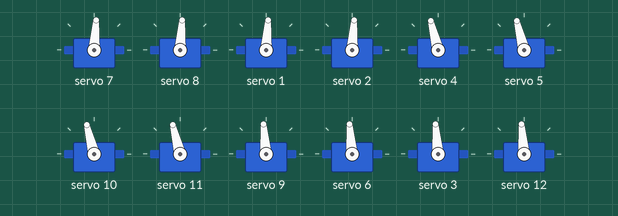
This sketch was run on a simulated Arduino Uno, built with avr-gcc and run on an emulated ATmega328P. Shown: 12 × servo. What the sketch prints to the serial monitor is not drawn.

Above: at 2.19 s.
At 4.82 s:
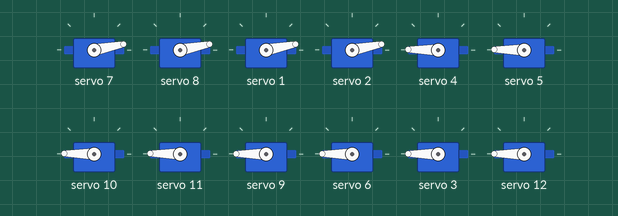
At 7.71 s:
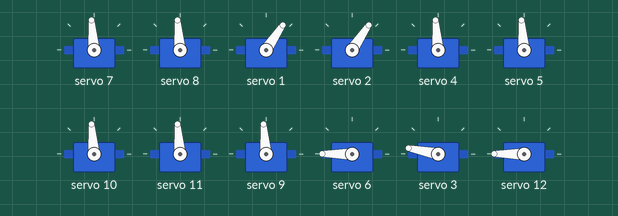
At 11.66 s:
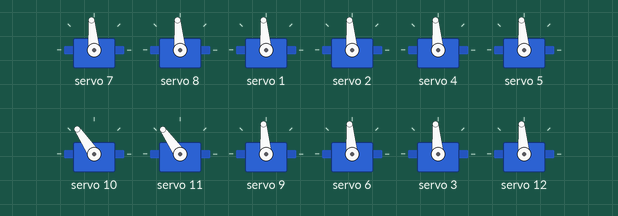
At 20.88 s:
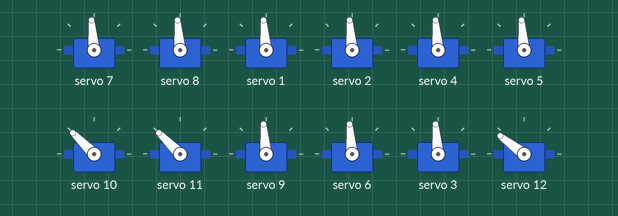
At 39.63 s:
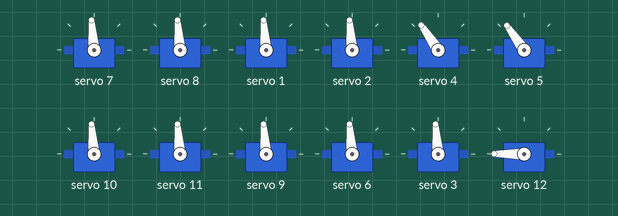
Timing chart, 0 to 40.0 s (numbered marks = the images above):
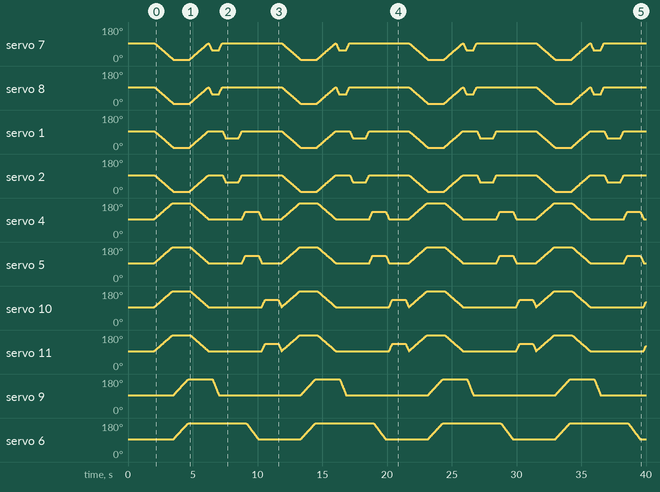

The sketch:

Forward_walking_prefect_one.ino
```cpp
#include <Wire.h>
#include <Adafruit_PWMServoDriver.h>

// Initialize the PWM driver, default I2C address is 0x40
Adafruit_PWMServoDriver pwm = Adafruit_PWMServoDriver();

// --------------------- FUNCTION PROTOTYPES (Forward Declarations) ----------------------
void setAngle(uint8_t channel, int angle);
void stallAllLegs();
void setInitialPosition();
void forward_efficient(); // The efficient walking function
void initialsetups(void); // Retained for setup/initial sweeps

// --------------------- SERVO PULSE CONFIGURATION ----------------------
// *** TUNE THESE VALUES FOR YOUR SERVOS ***
#define SERVOMIN 150  // Approx. 0 degrees
#define SERVOMAX 600  // Approx. 180 degrees
#define PULSE_90_DEGREE ((SERVOMIN + SERVOMAX) / 2)

// --------------------- INDIVIDUAL PCA9685 CHANNEL DEFINITIONS ----------------------

// --- Front Right (FR) Leg Servos ---
#define FR_LEG_LIFT_CH 7    // Leg Lift/Hip (Coxa)
#define FR_LEG_MIDDLE_CH 8  // Middle/Femur
#define FR_LEG_ROTATION_CH 9 // Rotation/Tibia

// --- Front Left (FL) Leg Servos ---
#define FL_LEG_LIFT_CH 4    // Leg Lift/Hip (Coxa)
#define FL_LEG_MIDDLE_CH 5  // Middle/Femur
#define FL_LEG_ROTATION_CH 6 // Rotation/Tibia

// --- Back Left (BL) Leg Servos ---
#define BL_LEG_LIFT_CH 1    // Leg Lift/Hip (Coxa)
#define BL_LEG_MIDDLE_CH 2  // Middle/Femur
#define BL_LEG_ROTATION_CH 3 // Rotation/Tibia

// --- Back Right (BR) Leg Servos ---
#define BR_LEG_LIFT_CH 10   // Leg Lift/Hip (Coxa)
#define BR_LEG_MIDDLE_CH 11 // Middle/Femur
#define BR_LEG_ROTATION_CH 12 // Rotation/Tibia

// --------------------- EFFICIENT GAIT CONFIGURATION ----------------------
#define STEP_COUNT 30       // Higher = smoother motion
#define STEP_DELAY 20       // Lower = faster walk
#define SWING_ANGLE 45      // Stride length (degrees of rotation)

// --- LIFT/MIDDLE ANGLES FOR FR & BL (Group 1 - Original Angles) ---
#define FBL_LIFT_ANGLE_MIN 45   // Max lift height (lowest angle value)
#define FBL_LIFT_ANGLE_MAX 90   // Grounded position (neutral angle value)

// --- LIFT/MIDDLE ANGLES FOR FL & BR (Group 2 - NEW ANGLES) ---
#define FLBR_LIFT_ANGLE_MIN 135 // Max lift height (highest angle value - 90 to 135)
#define FLBR_LIFT_ANGLE_MAX 90  // Grounded position (neutral angle value)


// --------------------- HELPER FUNCTION TO SET ANGLE ----------------------

void setAngle(uint8_t channel, int angle) {
  if (angle < 0) angle = 0;
  if (angle > 180) angle = 180;
  uint16_t pulse = map(angle, 0, 180, SERVOMIN, SERVOMAX);
  pwm.setPWM(channel, 0, pulse);
}

// --------------------- STALL HELPER FUNCTION ----------------------

void stallAllLegs() {
    // Stall FR and BL at 90
    setAngle(FR_LEG_LIFT_CH, 90);
    setAngle(FR_LEG_MIDDLE_CH, 90);
    setAngle(BL_LEG_LIFT_CH, 90);
    setAngle(BL_LEG_MIDDLE_CH, 90);

    // Stall FL and BR at 90 (NEW LIFT_ANGLE_MAX)
    setAngle(FL_LEG_LIFT_CH, FLBR_LIFT_ANGLE_MAX);
    setAngle(FL_LEG_MIDDLE_CH, FLBR_LIFT_ANGLE_MAX);
    setAngle(BR_LEG_LIFT_CH, FLBR_LIFT_ANGLE_MAX);
    setAngle(BR_LEG_MIDDLE_CH, FLBR_LIFT_ANGLE_MAX);

    // Stall all rotation channels at 90
    setAngle(FR_LEG_ROTATION_CH, 90);
    setAngle(FL_LEG_ROTATION_CH, 90);
    setAngle(BL_LEG_ROTATION_CH, 90);
    setAngle(BR_LEG_ROTATION_CH, 90);
}

// --------------------- INITIAL POSITION ----------------------

void setInitialPosition() {
    stallAllLegs();
}

// --------------------- EFFICIENT FORWARD MOVEMENT (TRIPOD GAIT) ----------------------

void forward_efficient() {

    // --- Phase 1: Move FR and BL legs forward (Swing) while FL and BR push back (Power Stroke) ---
    for (int i = 0; i < STEP_COUNT; i++) {

        // 1. Calculate angles for **Moving Legs (FR, BL) - Lift, Swing, Lower**

        // Rotation: Move from back (90 - SWING_ANGLE) to front (90 + SWING_ANGLE)
        int rot_swing_angle = map(i, 0, STEP_COUNT - 1, 90 - SWING_ANGLE, 90 + SWING_ANGLE);

        // FR/BL Lift/Middle: Cycles between 90 (Grounded) and 45 (Lifted)
        int fbl_lift_angle;
        if (i < STEP_COUNT / 2) {
            fbl_lift_angle = map(i, 0, STEP_COUNT/2 - 1, FBL_LIFT_ANGLE_MAX, FBL_LIFT_ANGLE_MIN);
        } else {
            fbl_lift_angle = map(i, STEP_COUNT/2, STEP_COUNT - 1, FBL_LIFT_ANGLE_MIN, FBL_LIFT_ANGLE_MAX);
        }

        // Apply angles to Moving Legs (FR, BL)
        setAngle(FR_LEG_LIFT_CH, fbl_lift_angle);
        setAngle(FR_LEG_MIDDLE_CH, fbl_lift_angle);
        setAngle(FR_LEG_ROTATION_CH, 180 - rot_swing_angle); // Adjusted for mirrored servo

        setAngle(BL_LEG_LIFT_CH, fbl_lift_angle);
        setAngle(BL_LEG_MIDDLE_CH, fbl_lift_angle);
        setAngle(BL_LEG_ROTATION_CH, rot_swing_angle);


        // 2. Calculate angles for **Supporting Legs (FL, BR) - Power Stroke**

        // Rotation: Move from front (90 + SWING_ANGLE) to back (90 - SWING_ANGLE)
        int rot_power_angle = map(i, 0, STEP_COUNT - 1, 90 + SWING_ANGLE, 90 - SWING_ANGLE);

        // FL/BR Lift/Middle: Stay grounded (FLBR_LIFT_ANGLE_MAX = 90)
        setAngle(FL_LEG_LIFT_CH, FLBR_LIFT_ANGLE_MAX);
        setAngle(FL_LEG_MIDDLE_CH, FLBR_LIFT_ANGLE_MAX);
        setAngle(FL_LEG_ROTATION_CH, rot_power_angle);

        setAngle(BR_LEG_LIFT_CH, FLBR_LIFT_ANGLE_MAX);
        setAngle(BR_LEG_MIDDLE_CH, FLBR_LIFT_ANGLE_MAX);
        setAngle(BR_LEG_ROTATION_CH, 180 - rot_power_angle); // Adjusted for mirrored servo

        delay(STEP_DELAY);
    }

    // --- Phase 2: Move FL and BR legs forward (Swing) while FR and BL push back (Power Stroke) ---
    for (int i = 0; i < STEP_COUNT; i++) {

        // 1. Calculate angles for **Moving Legs (FL, BR) - Lift, Swing, Lower**
        int rot_swing_angle = map(i, 0, STEP_COUNT - 1, 90 - SWING_ANGLE, 90 + SWING_ANGLE);

        // FL/BR Lift/Middle: Cycles between 90 (Grounded) and 135 (Lifted)
        int flbr_lift_angle;
        if (i < STEP_COUNT / 2) {
            // Lifting Up (90 up to 135 down)
            flbr_lift_angle = map(i, 0, STEP_COUNT/2 - 1, FLBR_LIFT_ANGLE_MAX, FLBR_LIFT_ANGLE_MIN);
        } else {
            // Lowering Down (135 down to 90 up)
            flbr_lift_angle = map(i, STEP_COUNT/2, STEP_COUNT - 1, FLBR_LIFT_ANGLE_MIN, FLBR_LIFT_ANGLE_MAX);
        }

        // Apply angles to Moving Legs (FL, BR)
        setAngle(FL_LEG_LIFT_CH, flbr_lift_angle);
        setAngle(FL_LEG_MIDDLE_CH, flbr_lift_angle);
        setAngle(FL_LEG_ROTATION_CH, rot_swing_angle);

        setAngle(BR_LEG_LIFT_CH, flbr_lift_angle);
        setAngle(BR_LEG_MIDDLE_CH, flbr_lift_angle);
        setAngle(BR_LEG_ROTATION_CH, 180 - rot_swing_angle); // Adjusted for mirrored servo


        // 2. Calculate angles for **Supporting Legs (FR, BL) - Power Stroke**
        int rot_power_angle = map(i, 0, STEP_COUNT - 1, 90 + SWING_ANGLE, 90 - SWING_ANGLE);

        // FR/BL Lift/Middle: Stay grounded (FBL_LIFT_ANGLE_MAX = 90)
        setAngle(FR_LEG_LIFT_CH, FBL_LIFT_ANGLE_MAX);
        setAngle(FR_LEG_MIDDLE_CH, FBL_LIFT_ANGLE_MAX);
        setAngle(FR_LEG_ROTATION_CH, 180 - rot_power_angle); // Adjusted for mirrored servo

        setAngle(BL_LEG_LIFT_CH, FBL_LIFT_ANGLE_MAX);
        setAngle(BL_LEG_MIDDLE_CH, FBL_LIFT_ANGLE_MAX);
        setAngle(BL_LEG_ROTATION_CH, rot_power_angle);

        delay(STEP_DELAY);
    }
}

void rotationLeft(void){
    for( int angle = 90 ; angle <= 180 ; angle++){
        setAngle(FL_LEG_LIFT_CH,angle);
        setAngle(FL_LEG_MIDDLE_CH,angle);
        setAngle(BR_LEG_LIFT_CH,angle);
        setAngle(BR_LEG_MIDDLE_CH,angle);
        setAngle(BL_LEG_LIFT_CH,180-angle);
        setAngle(BL_LEG_MIDDLE_CH,180-angle);
        setAngle(FR_LEG_LIFT_CH,180-angle);
        setAngle(FR_LEG_MIDDLE_CH,180-angle);
        delay(10);
    }

    for (int angle = 90 ; angle >=0 ; angle--){
        setAngle(FL_LEG_ROTATION_CH,angle);
        setAngle(BL_LEG_ROTATION_CH,angle);
        setAngle(FR_LEG_ROTATION_CH,angle);
        setAngle(BR_LEG_ROTATION_CH,angle);
        delay(10);
    }

    for( int angle = 180 ; angle >= 90 ; angle--){
        setAngle(FL_LEG_LIFT_CH,angle);
        setAngle(FL_LEG_MIDDLE_CH,angle);
        setAngle(BR_LEG_LIFT_CH,angle);
        setAngle(BR_LEG_MIDDLE_CH,angle);
        setAngle(BL_LEG_LIFT_CH,180-angle);
        setAngle(BL_LEG_MIDDLE_CH,180-angle);
        setAngle(FR_LEG_LIFT_CH,180-angle);
        setAngle(FR_LEG_MIDDLE_CH,180-angle);
        delay(10);
    }

    for(int angle = 90 ; angle >= 50 ; angle--){//lifting
        setAngle(FR_LEG_LIFT_CH,angle);
        setAngle(FR_LEG_MIDDLE_CH,angle);
        delay(5);
    }

    for (int angle = 0 ; angle <= 90 ; angle++){//rotation
        setAngle(FR_LEG_ROTATION_CH,angle);
        delay(5);
    }

    for(int angle = 50 ; angle <=90 ; angle++){//dropping
        setAngle(FR_LEG_LIFT_CH,angle);
        setAngle(FR_LEG_MIDDLE_CH,angle);
        delay(5);
    }


    for(int angle = 90 ; angle >= 50 ; angle--){//lifting
        setAngle(BL_LEG_LIFT_CH,angle);
        setAngle(BL_LEG_MIDDLE_CH,angle);
        delay(5);
    }


    for (int angle = 0 ; angle <= 90 ; angle++){//rotation
        setAngle(BL_LEG_ROTATION_CH,angle);
        delay(10);
    }

    for(int angle = 50 ; angle <=90 ; angle++){//dropping
        setAngle(BL_LEG_LIFT_CH,angle);
        setAngle(BL_LEG_MIDDLE_CH,angle);
        delay(5);
    }


    for(int angle = 90 ; angle <= 130 ; angle++){//lifting
        setAngle(FL_LEG_LIFT_CH,angle);
        setAngle(FL_LEG_MIDDLE_CH,angle);
        delay(5);
    }


    for (int angle = 0 ; angle <= 90 ; angle++){//rotation
        setAngle(FL_LEG_ROTATION_CH,angle);
        delay(10);
    }

    for(int angle = 130 ; angle >= 90 ; angle--){//dropping
        setAngle(FL_LEG_LIFT_CH,angle);
        setAngle(FL_LEG_MIDDLE_CH,angle);
        delay(5);
    }


    for(int angle = 90 ; angle <= 130 ; angle++){//lifting
        setAngle(BR_LEG_LIFT_CH,angle);
        setAngle(BR_LEG_MIDDLE_CH,angle);
        delay(5);
    }

    for (int angle = 0 ; angle <= 90 ; angle++){
        setAngle(BR_LEG_ROTATION_CH,angle);
        delay(10);
    }

    for(int angle = 130 ; angle >= 90 ; angle--){//dropping
        setAngle(BR_LEG_LIFT_CH,angle);
        setAngle(BR_LEG_MIDDLE_CH,angle);
        delay(5);
    }

}


void rotationRight(void){
    for( int angle = 90 ; angle <= 180 ; angle++){
        setAngle(FL_LEG_LIFT_CH,angle);
        setAngle(FL_LEG_MIDDLE_CH,angle);
        setAngle(BR_LEG_LIFT_CH,angle);
        setAngle(BR_LEG_MIDDLE_CH,angle);
        setAngle(BL_LEG_LIFT_CH,180-angle);
        setAngle(BL_LEG_MIDDLE_CH,180-angle);
        setAngle(FR_LEG_LIFT_CH,180-angle);
        setAngle(FR_LEG_MIDDLE_CH,180-angle);
        delay(10);
    }

    for (int angle = 90 ; angle <= 180 ; angle++){
        setAngle(FL_LEG_ROTATION_CH,angle);
        setAngle(BL_LEG_ROTATION_CH,angle);
        setAngle(FR_LEG_ROTATION_CH,angle);
        setAngle(BR_LEG_ROTATION_CH,angle);
        delay(10);
    }

    for( int angle = 180 ; angle >= 90 ; angle--){
        setAngle(FL_LEG_LIFT_CH,angle);
        setAngle(FL_LEG_MIDDLE_CH,angle);
        setAngle(BR_LEG_LIFT_CH,angle);
        setAngle(BR_LEG_MIDDLE_CH,angle);
        setAngle(BL_LEG_LIFT_CH,180-angle);
        setAngle(BL_LEG_MIDDLE_CH,180-angle);
        setAngle(FR_LEG_LIFT_CH,180-angle);
        setAngle(FR_LEG_MIDDLE_CH,180-angle);
        delay(10);
    }

    for(int angle = 90 ; angle >= 50 ; angle--){//lifting
        setAngle(FR_LEG_LIFT_CH,angle);
        setAngle(FR_LEG_MIDDLE_CH,angle);
        delay(5);
    }

    for (int angle = 180 ; angle >= 90 ; angle--){//rotation
        setAngle(FR_LEG_ROTATION_CH,angle);
        delay(5);
    }

    for(int angle = 50 ; angle <=90 ; angle++){//dropping
        setAngle(FR_LEG_LIFT_CH,angle);
        setAngle(FR_LEG_MIDDLE_CH,angle);
        delay(5);
    }


    for(int angle = 90 ; angle >= 50 ; angle--){//lifting
        setAngle(BL_LEG_LIFT_CH,angle);
        setAngle(BL_LEG_MIDDLE_CH,angle);
        delay(5);
    }


    for (int angle = 180 ; angle >= 90 ; angle--){//rotation
        setAngle(BL_LEG_ROTATION_CH,angle);
        delay(10);
    }

    for(int angle = 50 ; angle <=90 ; angle++){//dropping
        setAngle(BL_LEG_LIFT_CH,angle);
        setAngle(BL_LEG_MIDDLE_CH,angle);
        delay(5);
    }


    for(int angle = 90 ; angle <= 130 ; angle++){//lifting
        setAngle(FL_LEG_LIFT_CH,angle);
        setAngle(FL_LEG_MIDDLE_CH,angle);
        delay(5);
    }


    for (int angle = 180 ; angle >= 90 ; angle--){//rotation
        setAngle(FL_LEG_ROTATION_CH,angle);
        delay(10);
    }

    for(int angle = 130 ; angle >= 90 ; angle--){//dropping
        setAngle(FL_LEG_LIFT_CH,angle);
        setAngle(FL_LEG_MIDDLE_CH,angle);
        delay(5);
    }


    for(int angle = 90 ; angle <= 130 ; angle++){//lifting
        setAngle(BR_LEG_LIFT_CH,angle);
        setAngle(BR_LEG_MIDDLE_CH,angle);
        delay(5);
    }

    for (int angle = 180 ; angle >= 90 ; angle--){
        setAngle(BR_LEG_ROTATION_CH,angle);
        delay(10);
    }

    for(int angle = 130 ; angle >= 90 ; angle--){//dropping
        setAngle(BR_LEG_LIFT_CH,angle);
        setAngle(BR_LEG_MIDDLE_CH,angle);
        delay(5);
    }


}

// --------------------- ARDUINO STANDARD FUNCTIONS ----------------------

void setup() {
    Serial.begin(9600); // Start serial communication
    pwm.begin();
    pwm.setPWMFreq(60); // Set PWM frequency to 60Hz
    delay(10);

    Serial.println("Setting all servos to neutral stand position (90 degrees)...");
    setInitialPosition();
    delay(2000); // Wait 2 seconds in the initial position

    Serial.println("Setup complete. Starting Asymmetrical Tripod Gait.");
}

void loop() {
    //forward_efficient();
    //rotationLeft();
    rotationRight();

}
```
